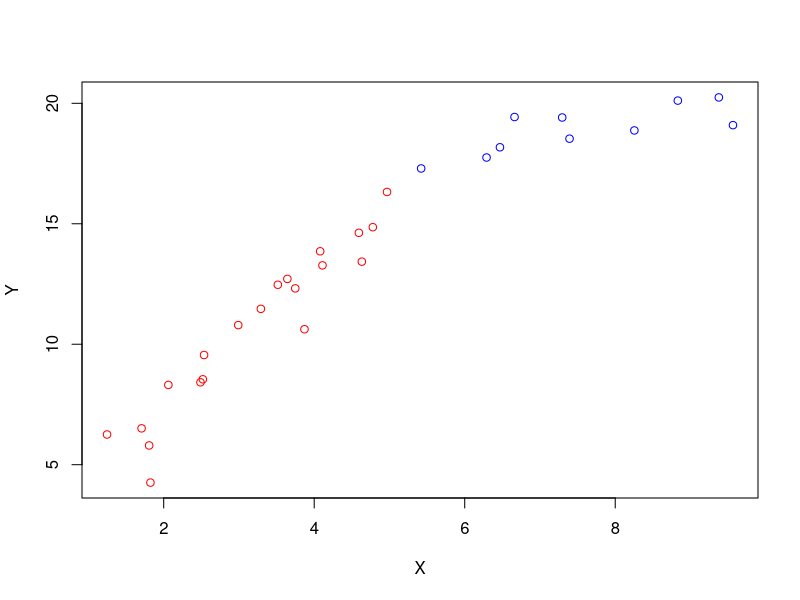

R code for this plot:
#
# Training Program for R Langauge
# Topic A7 - R programming II
# Author: galaa (www.galaa.mn)
# Copyright (c) 2019 Makhgal
# Created on 2019/02/23
#

set.seed(1)
n <- 1e5; p <- 0.5
X <- cbind(
  rgeom(n = n, prob = p),
  rexp (n = n, rate = - log(1 - p))
)

set.seed(1); n1 <- 20; n2 <- 10; n <- n1 + n2
X1 <- sort(runif(n = n1, min = 1, max = 5))
Y1 <- 3 * X1 + 1 + rnorm(n = n1)
X2 = sort(runif(n = n2, min = 5, max = 10))
Y2 = 0.5 * X2 + 15 + rnorm(n = n2)
X = c(X1, X2)
Y = c(Y1, Y2)
plot(x = X, y = Y, type = "p", col = rep(x = c("red", "blue"), times = c(n1, n2)))
strucchange::sctest(Y ~ X, type = "Chow", point = 20)
